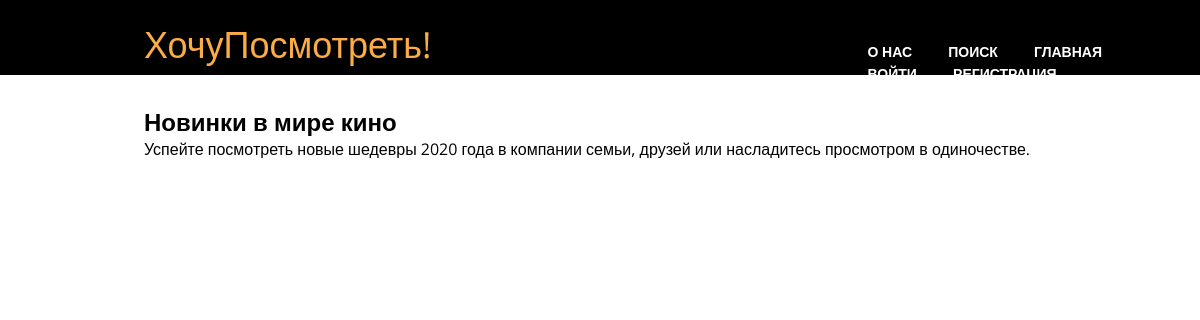
The app's page /app/, older data.
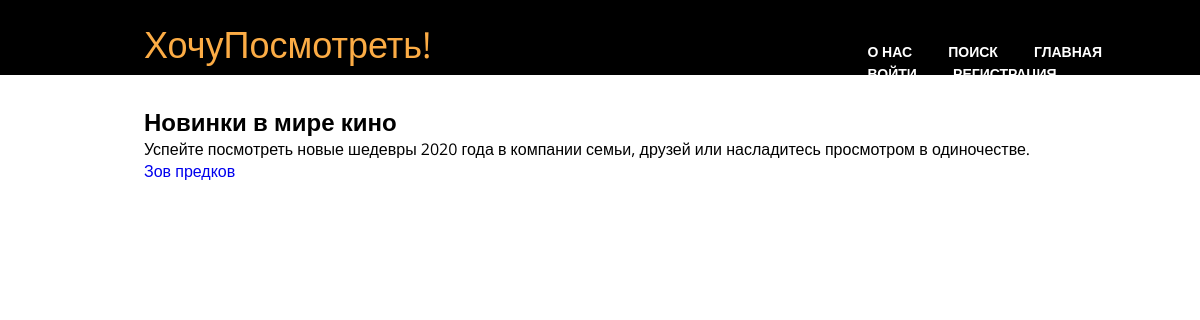
The same page, newer data.
### app/models.py (models this page shows, shortened)
class Film(models.Model):
	GENRE = (
	(1, "Боевик"),
	(2, "Вестерн"),
	(3, "Детектив"),
	(4, "Документальный"),
	(5, "Драма"),
	(6, "Комедия"),
	(7, "Мелодрама"),
	(8, "Мультфильм"),
	(9, "Сериал"),
	(10, "Триллер"),
	(11, "Фантастика")
	)
	name = models.CharField(max_length = 100, verbose_name = "название")
	description = models.TextField(verbose_name = "описание")
	country = models.CharField(max_length = 100,
		verbose_name = "страна")
	year = models.PositiveSmallIntegerField(verbose_name = "год")
	genre = models.IntegerField(choices = GENRE, verbose_name = "жанр")
	actors = models.ManyToManyField(Actor, verbose_name = "актеры")
	directors = models.ManyToManyField(Director,
		verbose_name = "режессеры")

### app/views.py (the view)
# urls.py: path('app/', views.index, name='index'),
def index(request):
	try:
		films = Film.objects.filter(year=2020)
	except Film.DoesNotExist:
		raise Http404
	return render(request, "news.html", {"films": films})

### app/templates/news.html (shortened to what this page needs)
{% extends "index.html" %}
{% load staticfiles %}
{% block main %}
<h2 class="news">Новинки в мире кино</h2>
<div class="news-description">
	Успейте посмотреть новые шедевры 2020 года в компании семьи, друзей
	или насладитесь просмотром в одиночестве.
</div>
<ul>
	{% for f in films %}
		<li><a href="../film{{ f.id }}/">{{ f.name }}</a></li>
	{% endfor %}
</ul>
{% endblock %}

Row changes from the older to the newer data that the page shows:
added Film: name "Зов предков"
